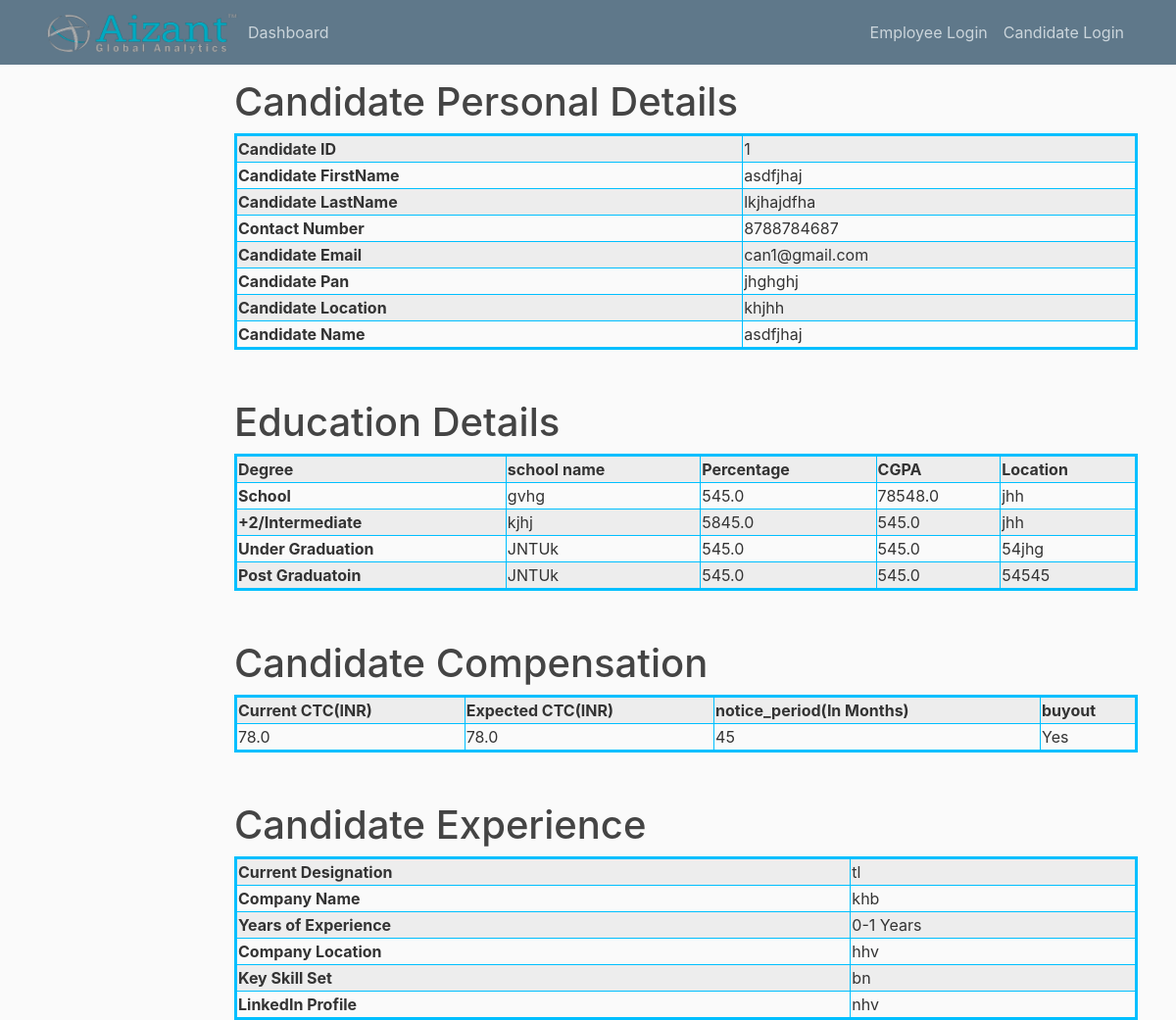
/info/1, run on the app's committed database.
### app/models.py (models this page shows, shortened)
class Candidate(db.Model):
    id = db.Column(db.Integer, primary_key=True)
    first_name = db.Column(db.String(30))
    last_name = db.Column(db.String(30))
    contact_number = db.Column(db.String(10))
    email = db.Column(db.String(200), unique=True)
    password = db.Column(db.String(260))
    pan_card = db.Column(db.String(10))
    current_location = db.Column(db.String(200))
    candidate_compensation = db.relationship('CandidateCompensation', backref='candidate', uselist=False)  # one to
    candidate_professions = db.relationship('CandidateProfession', backref='candidate')  # one to many with candidate
    candidate_educations = db.relationship('CandidateEducation', backref='candidate')  # one to many w education
    applications = db.relationship('Application', backref='candidate')

class CandidateEducation(db.Model):
    id = db.Column(db.Integer, primary_key=True)
    school_board = db.Column(db.String(30))
    school_completion = db.Column(db.Integer)
    school_percentage = db.Column(db.Float(3))
    school_cgpa = db.Column(db.Float(3))
    school_name = db.Column(db.String(30))
    school_place = db.Column(db.String(30))
    intermediate_degree = db.Column(db.String(30))
    intermediate_completion = db.Column(db.Integer)
    intermediate_percentage = db.Column(db.Float(3))
    intermediate_cgpa = db.Column(db.Float(3))
    intermediate_college = db.Column(db.String(30))
    intermediate_place = db.Column(db.String(30))
    graduation_degree = db.Column(db.String(10))
    graduation_completion = db.Column(db.Integer)
    graduation_percentage = db.Column(db.Float(3))
    graduation_cgpa = db.Column(db.Float(3))
    graduation_college = db.Column(db.String(30))
    graduation_place = db.Column(db.String(30))
    postgraduation_degree = db.Column(db.String(10))
    postgraduation_completion = db.Column(db.Integer)
    postgraduation_percentage = db.Column(db.Float(3))
    postgraduation_cgpa = db.Column(db.Float(3))
    postgraduation_college = db.Column(db.String(30))
    postgraduation_place = db.Column(db.String(30))
    candidate_id = db.Column(db.Integer, db.ForeignKey('candidate.id'))  # many to one with candidate

class CandidateCompensation(db.Model):
    id = db.Column(db.Integer, primary_key=True)
    expected_ctc = db.Column(db.Float(3))
    current_ctc = db.Column(db.Float(3))
    notice_period = db.Column(db.Integer)
    buyout_option = db.Column(db.String(5))
    candidate_id = db.Column(db.Integer, db.ForeignKey('candidate.id'))  # one to one relationship with candidate

class CandidateProfession(db.Model):
    id = db.Column(db.Integer, primary_key=True)
    years_of_experience = db.Column(db.String(20))
    company_name = db.Column(db.String(100))
    work_location = db.Column(db.String(20))
    current_designation = db.Column(db.String(20))
    key_skill_sets = db.Column(db.String(20))
    linkedin_profile = db.Column(db.String(20))
    candidate_id = db.Column(db.Integer, db.ForeignKey('candidate.id'))  # many to one with candidate

### app/routes.py (the view)
@app.route('/info/<int:candidate_id>')
def info(candidate_id):
    cur_candidate = Candidate.query.get_or_404(candidate_id)
    curr_candidate_education = CandidateEducation.query.get_or_404(candidate_id)
    curr_candidate_compensation = CandidateCompensation.query.get_or_404(candidate_id)
    curr_candidate_profession = CandidateProfession.query.get_or_404(candidate_id)
    return render_template('candidate_info.html', cur_candidate=cur_candidate,
                           curr_candidate_education=curr_candidate_education,
                           curr_candidate_compensation=curr_candidate_compensation,
                           curr_candidate_profession=curr_candidate_profession)

### app/templates/candidate_info.html
{% extends 'manager_layout.html' %}
{% block content %}
        <h1>Candidate Personal Details</h1>
        <table class="table-striped" border="1" style="width:100%; border-collapse: collapse; border: 3px solid deepskyblue;" >
        <tr>
        <th>Candidate ID</th><td>{{ cur_candidate.id}}</td>
        </tr>
        <tr>
        <th>Candidate FirstName</th><td>{{ cur_candidate.first_name}}</td>
        </tr>
        <tr>
        <th>Candidate LastName</th><td>{{ cur_candidate.last_name}}</td>
        </tr>
        <tr>
        <th>Contact Number</th><td>{{ cur_candidate.contact_number}}</td>
        </tr>
        <tr>
        <th>Candidate Email</th><td>{{ cur_candidate.email}}</td>
        </tr>
        <tr>
        <th>Candidate Pan</th><td>{{ cur_candidate.pan_card}}</td>
        </tr>
        <tr>
        <th>Candidate Location</th><td>{{ cur_candidate.current_location}}</td>
        </tr>
        <tr>
        <th>Candidate Name</th><td>{{ cur_candidate.first_name}}</td>
        </tr>
        </table>
        <h1 style="margin-top: 50px;">Education Details</h1>
        <table class="table-striped" border="1" style="width:100%; border-collapse: collapse; border: 3px solid deepskyblue;">
        <tr>
        <th>Degree</th><th>school name</th><th>Percentage</th><th>CGPA</th><th>Location</th>
        </tr>
        <tr>
            <th>School</th><td>{{ curr_candidate_education.school_name }}</td><td>{{ curr_candidate_education.school_percentage }}</td><td>{{ curr_candidate_education.school_cgpa }}</td><td>{{ curr_candidate_education.school_place }}</td>
        </tr>
        <tr>
            <th>+2/Intermediate</th><td>{{ curr_candidate_education.intermediate_college }}</td><td>{{ curr_candidate_education.intermediate_percentage }}</td><td>{{ curr_candidate_education.intermediate_cgpa }}</td><td>{{ curr_candidate_education.intermediate_place }}</td>
        </tr>
        <tr>
            <th>Under Graduation</th><td>{{ curr_candidate_education.graduation_college }}</td><td>{{ curr_candidate_education.graduation_percentage }}</td><td>{{ curr_candidate_education.graduation_cgpa }}</td><td>{{ curr_candidate_education.graduation_place }}</td>
        </tr>
        <tr>
            <th>Post Graduatoin</th><td>{{ curr_candidate_education.postgraduation_college }}</td><td>{{ curr_candidate_education.postgraduation_percentage }}</td><td>{{ curr_candidate_education.postgraduation_cgpa }}</td><td>{{ curr_candidate_education.postgraduation_place }}</td>
        </tr>
        </table>
        <h1 style="margin-top: 50px;">Candidate Compensation</h1>
        <table class="table-striped" border="1" style="width:100%; border-collapse: collapse; border: 3px solid deepskyblue;">
        <tr>
            <th>Current CTC(INR)</th><th>Expected CTC(INR)</th><th>notice_period(In Months)</th><th>buyout</th>
        </tr>
        <tr>
            <td>{{ curr_candidate_compensation.current_ctc }}</td><td>{{ curr_candidate_compensation.expected_ctc }}</td><td>{{ curr_candidate_compensation.notice_period }}</td><td>{{ curr_candidate_compensation.buyout_option }}</td>
        </tr>
        </table>
        <h1 style="margin-top: 50px;">Candidate Experience</h1>
        <table class="table-striped" border="1" style="width:100%; border-collapse: collapse; border: 3px solid deepskyblue;">
        <tr>
            <th>Current Designation</th><td>{{ curr_candidate_profession.current_designation }}</td>
        </tr>
        <tr>
            <th>Company Name</th><td>{{ curr_candidate_profession.company_name }}</td>
        </tr>
        <tr>
            <th>Years of Experience</th><td>{{ curr_candidate_profession.years_of_experience }}</td>
        </tr>
         <tr>
             <th>Company Location</th><td>{{ curr_candidate_profession.work_location }}</td>
         </tr>
         <tr>    <th>Key Skill Set</th><td>{{ curr_candidate_profession.key_skill_sets }}</td>
         </tr>
          <tr>   <th>LinkedIn Profile</th><td>{{ curr_candidate_profession.linkedin_profile }}</td>
          </tr>
        </table>
{% endblock %}

### app/static/main.css (style rules this page uses)
body { background: #fafafa; color: #333333; margin-top: 5rem; }
h1, h2, h3, h4, h5, h6 { color: #444444; }

### data on the page
Candidate: id "1", first_name "asdfjhaj", last_name "lkjhajdfha", contact_number "8788784687", email "can1@gmail.com", pan_card "jhghghj", current_location "khjhh"
CandidateEducation: school_name "gvhg", school_percentage "545.0", school_cgpa "78548.0", school_place "jhh", intermediate_college "kjhj", intermediate_percentage "5845.0", intermediate_cgpa "545.0", intermediate_place "jhh", graduation_college "JNTUk", graduation_percentage "545.0", graduation_cgpa "545.0", graduation_place "54jhg", postgraduation_college "JNTUk", postgraduation_percentage "545.0", postgraduation_cgpa "545.0", postgraduation_place "54545"
CandidateCompensation: current_ctc "78.0", expected_ctc "78.0", notice_period "45", buyout_option "Yes"
CandidateProfession: current_designation "tl", company_name "khb", years_of_experience "0-1 Years", work_location "hhv", key_skill_sets "bn", linkedin_profile "nhv"
